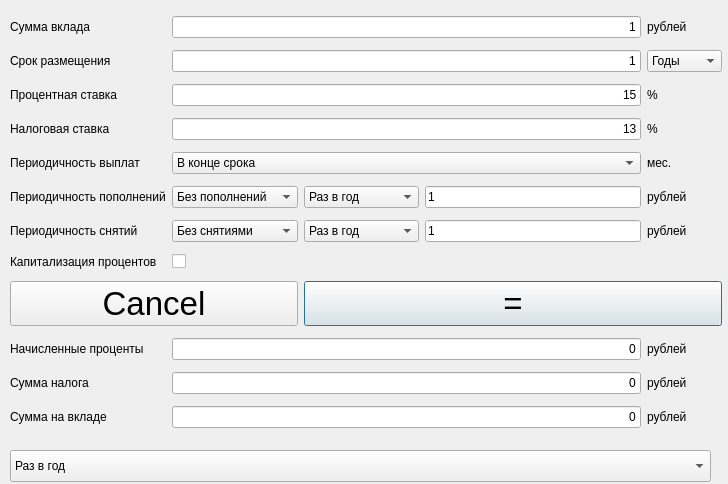
<?xml version="1.0" encoding="UTF-8"?>
<ui version="4.0">
 <class>DepositCalc</class>
 <widget class="QDialog" name="DepositCalc">
  <property name="geometry">
   <rect>
    <x>0</x>
    <y>0</y>
    <width>728</width>
    <height>484</height>
   </rect>
  </property>
  <property name="windowTitle">
   <string>Dialog</string>
  </property>
  <widget class="QComboBox" name="comboBox_6">
   <property name="geometry">
    <rect>
     <x>10</x>
     <y>450</y>
     <width>701</width>
     <height>32</height>
    </rect>
   </property>
   <item>
    <property name="text">
     <string>Раз в год</string>
    </property>
   </item>
   <item>
    <property name="text">
     <string>Раз в полгода</string>
    </property>
   </item>
   <item>
    <property name="text">
     <string>Раз в квартал</string>
    </property>
   </item>
   <item>
    <property name="text">
     <string>Раз в месяц</string>
    </property>
   </item>
  </widget>
  <widget class="QWidget" name="layoutWidget">
   <property name="geometry">
    <rect>
     <x>10</x>
     <y>10</y>
     <width>712</width>
     <height>432</height>
    </rect>
   </property>
   <layout class="QGridLayout" name="gridLayout">
    <item row="7" column="0">
     <widget class="QLabel" name="label_20">
      <property name="text">
       <string>Капитализация процентов</string>
      </property>
     </widget>
    </item>
    <item row="9" column="5">
     <widget class="QLabel" name="label_17">
      <property name="text">
       <string>рублей</string>
      </property>
     </widget>
    </item>
    <item row="6" column="4">
     <widget class="QLineEdit" name="lineWithdrawal">
      <property name="text">
       <string>1</string>
      </property>
     </widget>
    </item>
    <item row="4" column="1" colspan="4">
     <widget class="QComboBox" name="comboBoxPeriodPay">
      <item>
       <property name="text">
        <string>В конце срока</string>
       </property>
      </item>
      <item>
       <property name="text">
        <string>Раз в год</string>
       </property>
      </item>
      <item>
       <property name="text">
        <string>Раз в полгода</string>
       </property>
      </item>
      <item>
       <property name="text">
        <string>Раз в квартал</string>
       </property>
      </item>
      <item>
       <property name="text">
        <string>Раз в месяц</string>
       </property>
      </item>
     </widget>
    </item>
    <item row="6" column="1" colspan="2">
     <widget class="QComboBox" name="comboBoxWithdrawal">
      <item>
       <property name="text">
        <string>Без снятиями</string>
       </property>
      </item>
      <item>
       <property name="text">
        <string>Со снятиий</string>
       </property>
      </item>
     </widget>
    </item>
    <item row="10" column="5">
     <widget class="QLabel" name="label_18">
      <property name="text">
       <string>рублей</string>
      </property>
     </widget>
    </item>
    <item row="4" column="5">
     <widget class="QLabel" name="label_10">
      <property name="text">
       <string>мес.</string>
      </property>
     </widget>
    </item>
    <item row="11" column="5">
     <widget class="QLabel" name="label_19">
      <property name="text">
       <string>рублей</string>
      </property>
     </widget>
    </item>
    <item row="3" column="5">
     <widget class="QLabel" name="label_11">
      <property name="text">
       <string>%</string>
      </property>
     </widget>
    </item>
    <item row="2" column="0">
     <widget class="QLabel" name="label_3">
      <property name="text">
       <string>Процентная ставка</string>
      </property>
     </widget>
    </item>
    <item row="8" column="3" colspan="3">
     <widget class="QPushButton" name="pushButton_2">
      <property name="font">
       <font>
        <pointsize>25</pointsize>
       </font>
      </property>
      <property name="text">
       <string>=</string>
      </property>
     </widget>
    </item>
    <item row="10" column="1" colspan="4">
     <widget class="QLineEdit" name="lineTaxAmount">
      <property name="text">
       <string>0</string>
      </property>
      <property name="alignment">
       <set>Qt::AlignRight|Qt::AlignTrailing|Qt::AlignVCenter</set>
      </property>
     </widget>
    </item>
    <item row="9" column="1" colspan="4">
     <widget class="QLineEdit" name="lineInterestCharges">
      <property name="text">
       <string>0</string>
      </property>
      <property name="alignment">
       <set>Qt::AlignRight|Qt::AlignTrailing|Qt::AlignVCenter</set>
      </property>
     </widget>
    </item>
    <item row="5" column="1" colspan="2">
     <widget class="QComboBox" name="comboBoxRefill">
      <item>
       <property name="text">
        <string>Без пополнений</string>
       </property>
      </item>
      <item>
       <property name="text">
        <string>С пополнениями</string>
       </property>
      </item>
     </widget>
    </item>
    <item row="2" column="1" colspan="4">
     <widget class="QLineEdit" name="lineInterestRate">
      <property name="text">
       <string>15</string>
      </property>
      <property name="alignment">
       <set>Qt::AlignRight|Qt::AlignTrailing|Qt::AlignVCenter</set>
      </property>
     </widget>
    </item>
    <item row="1" column="1" colspan="4">
     <widget class="QLineEdit" name="lineTerm">
      <property name="text">
       <string>1</string>
      </property>
      <property name="alignment">
       <set>Qt::AlignRight|Qt::AlignTrailing|Qt::AlignVCenter</set>
      </property>
     </widget>
    </item>
    <item row="5" column="0">
     <widget class="QLabel" name="label_6">
      <property name="text">
       <string>Периодичность пополнений</string>
      </property>
     </widget>
    </item>
    <item row="11" column="0">
     <widget class="QLabel" name="label_16">
      <property name="text">
       <string>Сумма на вкладе</string>
      </property>
     </widget>
    </item>
    <item row="1" column="0">
     <widget class="QLabel" name="label_2">
      <property name="text">
       <string>Срок размещения</string>
      </property>
     </widget>
    </item>
    <item row="11" column="1" colspan="4">
     <widget class="QLineEdit" name="lineDepositAmountResult">
      <property name="text">
       <string>0</string>
      </property>
      <property name="alignment">
       <set>Qt::AlignRight|Qt::AlignTrailing|Qt::AlignVCenter</set>
      </property>
     </widget>
    </item>
    <item row="3" column="0">
     <widget class="QLabel" name="label_4">
      <property name="text">
       <string>Налоговая ставка</string>
      </property>
     </widget>
    </item>
    <item row="6" column="5">
     <widget class="QLabel" name="label_22">
      <property name="text">
       <string>рублей</string>
      </property>
     </widget>
    </item>
    <item row="7" column="1">
     <widget class="QCheckBox" name="checkBoxCapital">
      <property name="text">
       <string/>
      </property>
     </widget>
    </item>
    <item row="5" column="4">
     <widget class="QLineEdit" name="lineRefill">
      <property name="text">
       <string>1</string>
      </property>
     </widget>
    </item>
    <item row="5" column="5">
     <widget class="QLabel" name="label_21">
      <property name="text">
       <string>рублей</string>
      </property>
     </widget>
    </item>
    <item row="10" column="0">
     <widget class="QLabel" name="label_15">
      <property name="text">
       <string>Сумма налога</string>
      </property>
     </widget>
    </item>
    <item row="8" column="0" colspan="3">
     <widget class="QPushButton" name="pushButton">
      <property name="font">
       <font>
        <pointsize>25</pointsize>
       </font>
      </property>
      <property name="text">
       <string>Cancel</string>
      </property>
     </widget>
    </item>
    <item row="3" column="1" colspan="4">
     <widget class="QLineEdit" name="lineTaxRate">
      <property name="text">
       <string>13</string>
      </property>
      <property name="alignment">
       <set>Qt::AlignRight|Qt::AlignTrailing|Qt::AlignVCenter</set>
      </property>
     </widget>
    </item>
    <item row="9" column="0">
     <widget class="QLabel" name="label_14">
      <property name="text">
       <string>Начисленные проценты</string>
      </property>
     </widget>
    </item>
    <item row="0" column="5">
     <widget class="QLabel" name="label_13">
      <property name="text">
       <string>рублей</string>
      </property>
     </widget>
    </item>
    <item row="6" column="0">
     <widget class="QLabel" name="label_7">
      <property name="text">
       <string>Периодичность снятий</string>
      </property>
     </widget>
    </item>
    <item row="6" column="3">
     <widget class="QComboBox" name="comboBoxPeriodWithdrawal">
      <item>
       <property name="text">
        <string>Раз в год</string>
       </property>
      </item>
      <item>
       <property name="text">
        <string>Раз в полгода</string>
       </property>
      </item>
      <item>
       <property name="text">
        <string>Раз в квартал</string>
       </property>
      </item>
      <item>
       <property name="text">
        <string>Раз в 2 месяца</string>
       </property>
      </item>
      <item>
       <property name="text">
        <string>Раз в месяц</string>
       </property>
      </item>
     </widget>
    </item>
    <item row="1" column="5">
     <widget class="QComboBox" name="comboBox_3">
      <item>
       <property name="text">
        <string>Годы</string>
       </property>
      </item>
      <item>
       <property name="text">
        <string>Месяцы</string>
       </property>
      </item>
     </widget>
    </item>
    <item row="5" column="3">
     <widget class="QComboBox" name="comboBoxPeriodRefill">
      <item>
       <property name="text">
        <string>Раз в год</string>
       </property>
      </item>
      <item>
       <property name="text">
        <string>Раз в полгода</string>
       </property>
      </item>
      <item>
       <property name="text">
        <string>Раз в квартал</string>
       </property>
      </item>
      <item>
       <property name="text">
        <string>Раз в 2 месяца</string>
       </property>
      </item>
      <item>
       <property name="text">
        <string>Раз в месяц</string>
       </property>
      </item>
     </widget>
    </item>
    <item row="2" column="5">
     <widget class="QLabel" name="label_12">
      <property name="text">
       <string>%</string>
      </property>
     </widget>
    </item>
    <item row="0" column="1" colspan="4">
     <widget class="QLineEdit" name="lineDepositAmount">
      <property name="text">
       <string>1</string>
      </property>
      <property name="alignment">
       <set>Qt::AlignRight|Qt::AlignTrailing|Qt::AlignVCenter</set>
      </property>
     </widget>
    </item>
    <item row="4" column="0">
     <widget class="QLabel" name="label_5">
      <property name="text">
       <string>Периодичность выплат</string>
      </property>
     </widget>
    </item>
    <item row="0" column="0">
     <widget class="QLabel" name="label">
      <property name="text">
       <string>Сумма вклада</string>
      </property>
     </widget>
    </item>
   </layout>
  </widget>
 </widget>
 <resources/>
 <connections/>
</ui>
